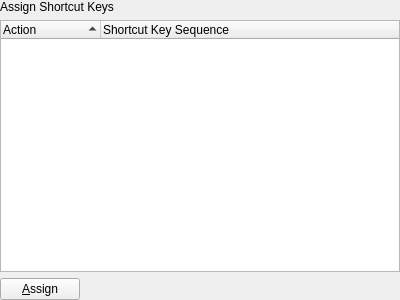
<ui version="4.0" >
 <class>CKeyBindingsDialogContent</class>
 <widget class="QWidget" name="CKeyBindingsDialogContent" >
  <property name="geometry" >
   <rect>
    <x>0</x>
    <y>0</y>
    <width>400</width>
    <height>300</height>
   </rect>
  </property>
  <property name="windowTitle" >
   <string>Form</string>
  </property>
  <layout class="QVBoxLayout" >
   <property name="leftMargin" >
    <number>0</number>
   </property>
   <property name="topMargin" >
    <number>0</number>
   </property>
   <property name="rightMargin" >
    <number>0</number>
   </property>
   <property name="bottomMargin" >
    <number>0</number>
   </property>
   <item>
    <widget class="QLabel" name="label" >
     <property name="text" >
      <string>Assign Shortcut Keys</string>
     </property>
    </widget>
   </item>
   <item>
    <widget class="QTreeWidget" name="list" >
     <property name="editTriggers" >
      <set>QAbstractItemView::NoEditTriggers</set>
     </property>
     <property name="alternatingRowColors" >
      <bool>true</bool>
     </property>
     <property name="rootIsDecorated" >
      <bool>false</bool>
     </property>
     <property name="uniformRowHeights" >
      <bool>true</bool>
     </property>
     <property name="itemsExpandable" >
      <bool>false</bool>
     </property>
     <property name="sortingEnabled" >
      <bool>true</bool>
     </property>
     <property name="columnCount" >
      <number>2</number>
     </property>
     <column>
      <property name="text" >
       <string>Action</string>
      </property>
     </column>
     <column>
      <property name="text" >
       <string>Shortcut Key Sequence</string>
      </property>
     </column>
    </widget>
   </item>
   <item>
    <layout class="QHBoxLayout" >
     <property name="leftMargin" >
      <number>0</number>
     </property>
     <property name="topMargin" >
      <number>0</number>
     </property>
     <item>
      <widget class="QPushButton" name="assignButton" >
       <property name="text" >
        <string>&amp;Assign</string>
       </property>
      </widget>
     </item>
     <item>
      <spacer>
       <property name="orientation" >
        <enum>Qt::Horizontal</enum>
       </property>
       <property name="sizeHint" >
        <size>
         <width>40</width>
         <height>20</height>
        </size>
       </property>
      </spacer>
     </item>
    </layout>
   </item>
  </layout>
 </widget>
 <resources/>
 <connections/>
</ui>
